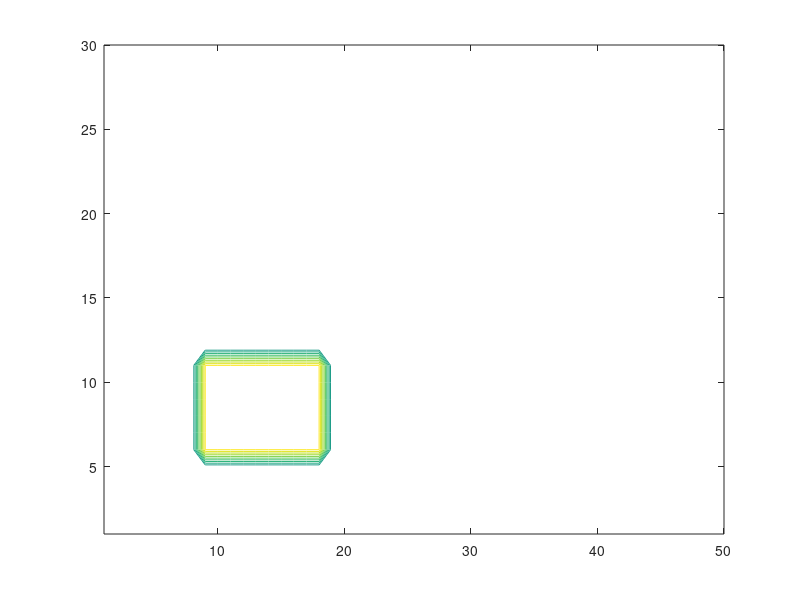

Reproduce this figure in MATLAB. (Note: this script raises an error after producing the figure.)
%% TVDADV2D has many approaches for solving the advection equation in 2D.
%
%  Discussion:
%
%    This script solves the 2D advection equation,
%    allowing the user to experiment with various strategies, by turning
%    pseudo-compressibility on or off, enabling and disabling time splitting,
%    and using different limiters in sheared and unsheared flow fields.
%
%    This script is discussed in chapter 6 of the reference.
%
%  Modified:
%
%    02 December 2009
%
%  Author:
%
%    Benoit Cushman-Roisin, Jean-Marie Beckers.
%
%  Reference:
%
%    Benoit Cushman-Roisin, Jean-Marie Beckers,
%    Introduction to Geophysical Fluid Dynamics,
%    Academic Press, 2010.
%
%  Parameters:
%
clear all;

% Grid points
% 2D advection with splitting approach and pseudo compressibibility for each fractional step
% the limiter functions can be adapted in tvdlim.m (simply uncomment the limiter you want)


% PARAMETERS

% Need to check IM different from JM....
IM=50;
JM=30;

% Domain scaled to [0,1]x[0,1] 
DX=1/(IM-2);
DY=1/(JM-2);

% Velocities are scaled to be at maximum 1
% so that you can chose the timestep dividing  scaled time by a 
% number of time steps to reach time =1
DT=1/(4*max(IM,JM));

% Final time for integration
TF=1.;

% Frequency of image (every nfre time-steps)
nfre=20;

% initial time
t=0;

% type of initial profile centered in XC,YC total width 2 W
% 0: user defined (use values between 1 and 2)
% 1: square
% 2: cone
% 3: Gaussian
iprof=1;
XC=0.25;
YC=0.25;
W=0.1;

% pseudo compressibility mass conservation if imass=1. Only relevant with splitting
% if u=u(y) and v=v(x), should have no effect
imass=0;

% splitting 
% isplit=0: no splitting= 2 x 1D
% isplit=1: always first x than y direction
% isplit=2: alternating x and y direction first
isplit=2;

% Velocity profile given by streamfunction (positive as high pressure in northern hemisphere
% velprof=0: user defined (scale such that velocities are maximum 1)
% velprof=1: solid rotation
% velprof=2: uniform advection with U and V velocity
% velprof=3: Sverdrup gyre with relative boundary layer width del
% velprof=4: jet like
velprof=3;

U=0.5;
V=0.5;
del=0.1;

% Time varying amplitude: amplivar
% amplivar=0: user defined (between -1 and 1)
% amplivar=1: 1 constant
% amplivar=2: cos(pi t) (forth and back over time unit)
% amplivar=3: cos(pi t/2) (forth and back over 2 time units)
% amplivar=4: cos(pi t/4) (forth and back over 4 time units)
amplivar=1;

%want to calculate cfl maximum values? use lookcfl=1
lookcfl=1;

% From here mostly self contained
% EXCEPT If you want to adapt graphics or add profiles

% Grid steps could be made non-uniform (DX(i), DY(j)) by
% filling in the following differently. Not tested
cdy(1:JM)=DY;
ldx(1:IM)=DX;

% Number of time step needed to reach
NMAX=(TF-t)/DT;

% Initialisations with background value 1.001 (zero is not a good choice for mass conservation test)
for i=1:IM
    for j=1:JM
        C(i,j)=1.001;
        CN(i,j)=0;
        x(i,j)=(i-1)/(IM-1);
        y(i,j)=(j-1)/(JM-1);
    end
end
if iprof==0
    % user defined
    for i=1:IM
        for j=1:JM
            C(i,j)=1+0.5*sin(x(i,j))*cos(y(i,j));
        end
    end
elseif iprof==1
    for i=1:IM
        for j=1:JM
         rx=x(i,j)-XC;
         ry=y(i,j)-YC;
         if (abs(rx) < W) && (abs(ry) < W)
         C(i,j)=2;    
         end
        end
    end
elseif iprof==2
    for i=1:IM
        for j=1:JM
         rx=x(i,j)-XC;
         ry=y(i,j)-YC;
         rd=sqrt(rx*rx+ry*ry);
         if abs(rd) < W
         C(i,j)=C(i,j)+(W-rd)/W;    
         end
        end
    end
else
    for i=1:IM
        for j=1:JM
         rx=x(i,j)-XC;
         ry=y(i,j)-YC;
         rd=sqrt(rx*rx+ry*ry);
         C(i,j)=C(i,j)+exp(-(rd*rd/W/W));    
        end
    end
end


% RESOLUTION and PLOT

% Save initial field for possible tests in back-forth exercise
CINI=C;

for i=1:IM
    for j=1:JM
        if velprof==0
            % user defined
        elseif velprof==1
            % solid rotation
               psamplivar(i,j)=((x(i,j)-0.5)^2+(y(i,j)-.5)^2);
        elseif velprof==2
            % uniform flow
               psamplivar(i,j)=-y(i,j)*U+x(i,j)*V;
        elseif velprof==3
            % sverdrup folow
               psamplivar(i,j)=5*del*cos((y(i,j)-0.5)*pi)*(1-x(i,j)-exp(-x(i,j)/del));
        elseif velprof==4
            % jet like
               th=atan2(y(i,j)-0.5,x(i,j)-0.5);
               rc=0.2+0.2*(abs(cos(th)));
               r=sqrt((x(i,j)-0.5)^2+(y(i,j)-0.5)^2);
               psamplivar(i,j)=1 - 0.1*tanh((r-rc)/0.1);
        else
            % for other uses
        end
        u(i,j)=0;
        v(i,j)=0;
    end
end

fig=figure;

contour(psamplivar')
hold on
contour(C')
axis equal
axis([0 IM 0 JM])
title('Stream function and initial condition used, press any key to start')
hold off
pause

contour(C',[0.9 1 1.1 1.2 1.3 1.4 1.5 1.6 1.7 1.8 1.9 2. 2.1 2.2])
hold on
contour(C',[0.99 0.99],'k--')
%set(h(1),'LineWidth',2)
hold on
contour(C',[2.01 2.01],'k--')
%set(h(1),'LineWidth',2)
hold off
CAXIS([0.5 2.5])
axis equal
axis([0 IM 0 JM])

M(1) = getframe;

for n=1:NMAX
    
    if amplivar==0
        ampli=0.5;
    elseif amplivar==1
        ampli=1;
    elseif amplivar==2
        ampli=cos(pi*t);
    elseif amplivar==3
        ampli=cos(pi*t/2);
    elseif amplivar==4
        ampli=cos(pi*t/4);
    else
        ampli=sin(2*pi*t);
    end

    if imass==1
        one=ones(IM,JM);
        onep=one;
    end

    psi=psamplivar*ampli;
    
    for i=1:IM
        for j=1:JM-1
            u(i,j)=-(psi(i,j+1)-psi(i,j))/DY;
        end
    end
    for i=1:IM-1
        for j=1:JM
            v(i,j)=(psi(i+1,j)-psi(i,j))/DX;
        end
    end
    
    if lookcfl==1
        clfx=max(max(abs(u*DT/DX)));
        clfy=max(max(abs(u*DT/DY)));
    end
    
    % Alernate directions
    % if isplit=2
    
    if isplit==2
        is=mod(n,2);
    else
        is=0;
    end
    
    %two loops over x and y only executing one of the 1D problems.
    % alows to alternate or not
    
    for jj=0:1
    
        if jj==is
            
            for j=2:JM-1
                %lp=zeros(IM);
                for i=1:IM
                    lu(i)=u(i,j);
                    lc(i)=C(i,j);
                end
                lp=adv1D(lu,lc,DT,ldx,IM);
                for i=1:IM
                    CN(i,j)=lp(i);
                end
            end

            if imass==1
                for i=2:IM-1
                    for j=2:JM-1
                        onep(i,j)=one(i,j)-DT/ldx(i)*(u(i+1,j)-u(i,j));
                        CN(i,j)=(CN(i,j)+(one(i,j)-1)*C(i,j))/(onep(i,j));
                    end
                end
            end
            
            % zero gradients
            CN(:,1)=CN(:,2);
            CN(:,JM)=CN(:,JM-1);
            
            % or initial condition
            CN(:,1)=CINI(:,1);
            CN(:,JM)=CINI(:,JM);
            
            if isplit==0
             % store increment to add and do not update C so old values are used for y direction
                CADD=CN-C;
            else
                C=CN;
            end

            if imass==1
                one=onep;
            end
        
        else

            for i=2:IM-1
                cv=v(i,:);
                cc=C(i,:);
                cp=adv1D(cv,cc,DT,cdy,JM);
                CN(i,1:JM)=cp(1:JM);
            end

            if imass==1
                for i=2:IM-1
                    for j=2:JM-1
                        onep(i,j)=one(i,j)-DT/cdy(j)*(v(i,j+1)-v(i,j));
                        CN(i,j)=(CN(i,j)+(one(i,j)-1)*C(i,j))/(onep(i,j));
                    end
                end
            end
            
            % zero gradient
            CN(1,:)=CN(2,:);
            CN(IM,:)=CN(IM-1,:);
            
            %or initial condition
            CN(1,:)=CINI(1,:);
            CN(IM,:)=CINI(IM,:);
            
            if isplit==0
                C=CN+CADD;
            else
                C=CN;
            end

            if imass==1
                one=onep;
            end

            %pcolor(C')
        
        end

        % finish loop for jj
    
    end
    
    t=t+DT;
    if mod(n,nfre) == 0
        contour(C',[0.9 1 1.1 1.2 1.3 1.4 1.5 1.6 1.7 1.8 1.9 2. 2.1 2.2])
        hold on
        contour(C',[0.99 0.99],'k--')
        %set(h(1),'LineWidth',2)
        hold on
        contour(C',[2.01 2.01],'k--')
        %set(h(1),'LineWidth',2)
        hold off
        axis equal
        axis([0 IM 0 JM])
        %axis equal
        CAXIS([0.5 2.5])
        M((n)/nfre+1) = getframe;
        if n==400
            pause
        end
        if n==200
            pause
        end
    end

% finish time loop
end

movie(M)
movie(M)
ERR=norm(CINI-C);
